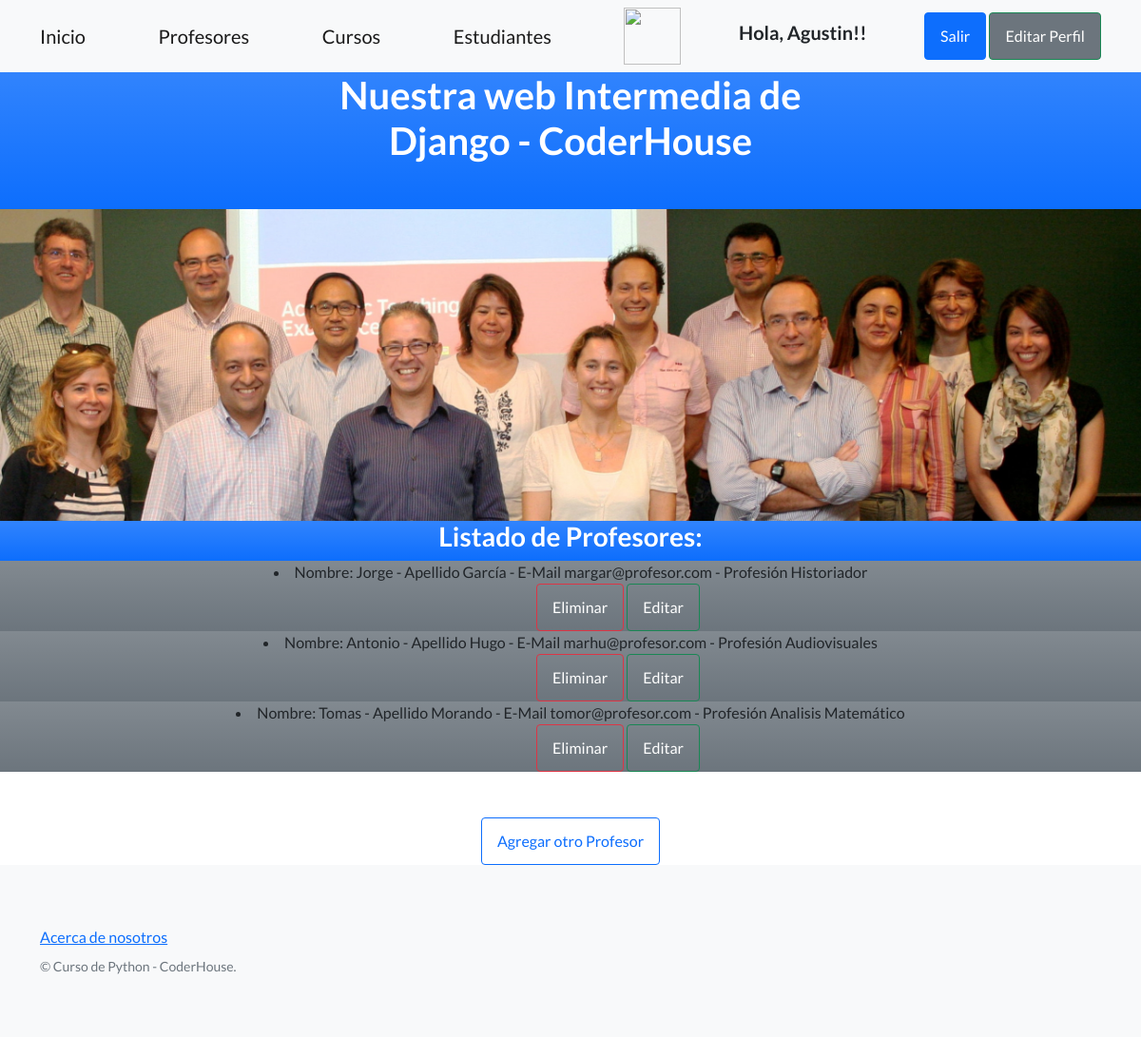
The app's page /AppCoder/Profesores (signed in) with its own data.
### AppCoder/models.py (models this page shows)
class Profesor(models.Model):
    nombre= models.CharField(max_length=30)
    apellido= models.CharField(max_length=30)
    email= models.EmailField()
    profesion= models.CharField(max_length=30)
    def __str__(self):
        return f"Nombre: {self.nombre} - Apellido {self.apellido} - E-Mail {self.email} - Profesión {self.profesion}"

### AppCoder/views.py (the view)
# urls.py: path('Profesores', views.profesores, name="Profesores"),
def profesores(request):
      profesores = Profesor.objects.all() #trae todos los profesores
      contexto= {"profesores":profesores}
      return render(request, "AppCoder/Profesores.html",contexto)

### AppCoder/templates/AppCoder/Profesores.html (shortened to what this page needs)
{% extends "AppCoder/padre.html" %}
{% load static %}
{% block contenidoQueCambia %}
    <img src="../../../media/Profesor.jpg" class="img-fluid">
    <div class="container-fluid">
        <div class="row justify-content-center bg-gradient bg-primary">
            <div class="col-xl-6">
                <div class="text-center text-white">
                    <h3>Listado de Profesores:</h3>
                </div>
            </div>
        </div>
    </div>
    {% for p in profesores %}
        <div class="text-center bg-secondary bg-gradient">
            <li>{{p}}</li>
            <div class="offset-1">
                <button:focus:not>
                    <a class="btn btn-outline-danger text-white"  href="{% url 'EliminarProfesor' p.nombre %}"> Eliminar</a>
                    <a class="btn  btn-outline-success text-white"  href="{% url 'EditarProfesor' p.nombre %}"> Editar</a>
             </div>
        </div>
    {% endfor %}
    <br>
    <br>
    <div class="text-center">
        <button:focus:not>
        <a class="btn btn-outline-primary" :focus :hover href="agregarProfesor">Agregar otro Profesor</a>
    </div>
{% endblock %}

### AppCoder/templates/AppCoder/padre.html (shortened to what this page needs)
<!DOCTYPE html>
<html lang="en">
    <head>
        {% load static %}
        <link href="https://cdn.jsdelivr.net/npm/bootstrap-icons@1.5.0/font/bootstrap-icons.css" rel="stylesheet" type="text/css" />
        <link href="{%static 'AppCoder/css/styles.css' %}" rel="stylesheet" />
    </head>
    <body>
        <nav class="navbar navbar-light bg-light static-top">
            <div class="container">
                <a class="navbar-brand" href="{% url 'Inicio' %}">Inicio</a>
                <a class="navbar-brand" href="{% url 'Profesores' %}">Profesores</a>
                <a class="navbar-brand" href="{% url 'Cursos' %}">Cursos</a>
                <a class="navbar-brand" href="{% url 'Estudiantes' %}">Estudiantes</a>
                {% if request.user.is_authenticated %}
                <img src="{{url}}" style="height: 60px; width: 60px;">
                <h5 class="text-left">Hola, {{user.username}}!! </h5>
                <button:focus:not><a class="btn btn-primary" href="{% url 'logout' %}">Salir</a></button>
                <button:focus:not><a class="btn btn-secondary btn-outline-success text-white" href="{% url 'EditarPerfil' %}">Editar Perfil</a></button>
                {% endif %}
            </div>
        </nav>
        <header class="bg-primary bg-gradient">
            <div class="container position-relative">
                <div class="row justify-content-center">
                    <div class="col-xl-6">
                        <div class="text-center text-white">
                            <h1 class="mb-5">Nuestra web Intermedia de Django - CoderHouse</h1>
                        </div>
                    </div>
                </div>
            </div>
        </header>
        {% block contenidoQueCambia %}
        {% endblock %}
        <footer class="footer bg-light">
            <div class="container">
                <div class="row">
                    <div class="col-lg-6 h-100 text-center text-lg-start my-auto">
                        <ul class="list-inline mb-2">
                            <li class="list-inline-item"><a href="{% url 'About' %}">Acerca de nosotros</a></li>
                        </ul>
                        <p class="text-muted small mb-4 mb-lg-0">&copy; Curso de Python - CoderHouse.</p>
                    </div>
                </div>
            </div>
        </footer>
    </body>
</html>

### records on screen
Profesor: nombre+apellido+email "Nombre: Jorge - Apellido García - E-Mail margar@profesor.com - Profesión Historiador"
Profesor: nombre+apellido+email "Nombre: Antonio - Apellido Hugo - E-Mail marhu@profesor.com - Profesión Audiovisuales"
Profesor: nombre+apellido+email "Nombre: Tomas - Apellido Morando - E-Mail tomor@profesor.com - Profesión Analisis Matemático"

### other values on screen
{{ user.username }} "Agustin"
